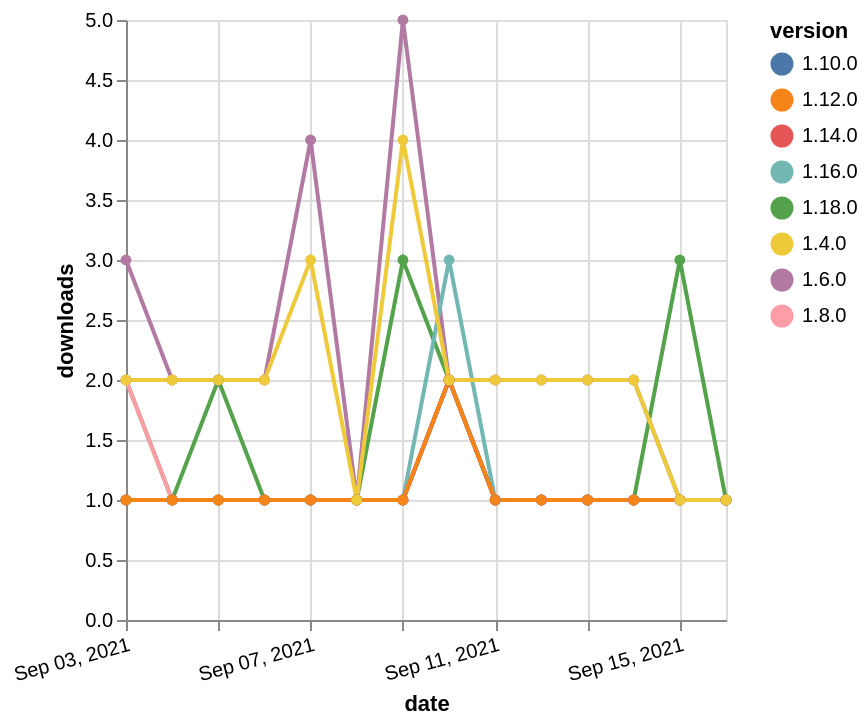

Vega-Lite specification stored for this chart:
### Vega-Lite specification from a JSON file in a GitHub repository (floating-point values rounded to 4 significant figures)
{"$schema": "https://vega.github.io/schema/vega-lite/v5.json", "description": "A simple bar chart with embedded data.", "data": {"values": [{"date": "2021-09-03", "total": 2462, "delta": 3, "version": "1.6.0"}, {"date": "2021-09-04", "total": 2464, "delta": 2, "version": "1.6.0"}, {"date": "2021-09-05", "total": 2466, "delta": 2, "version": "1.6.0"}, {"date": "2021-09-06", "total": 2468, "delta": 2, "version": "1.6.0"}, {"date": "2021-09-07", "total": 2472, "delta": 4, "version": "1.6.0"}, {"date": "2021-09-08", "total": 2473, "delta": 1, "version": "1.6.0"}, {"date": "2021-09-09", "total": 2478, "delta": 5, "version": "1.6.0"}, {"date": "2021-09-10", "total": 2480, "delta": 2, "version": "1.6.0"}, {"date": "2021-09-11", "total": 2482, "delta": 2, "version": "1.6.0"}, {"date": "2021-09-12", "total": 2484, "delta": 2, "version": "1.6.0"}, {"date": "2021-09-13", "total": 2486, "delta": 2, "version": "1.6.0"}, {"date": "2021-09-14", "total": 2488, "delta": 2, "version": "1.6.0"}, {"date": "2021-09-15", "total": 2489, "delta": 1, "version": "1.6.0"}, {"date": "2021-09-16", "total": 2490, "delta": 1, "version": "1.6.0"}, {"date": "2021-09-03", "total": 128, "delta": 2, "version": "1.18.0"}, {"date": "2021-09-04", "total": 129, "delta": 1, "version": "1.18.0"}, {"date": "2021-09-05", "total": 131, "delta": 2, "version": "1.18.0"}, {"date": "2021-09-06", "total": 132, "delta": 1, "version": "1.18.0"}, {"date": "2021-09-07", "total": 133, "delta": 1, "version": "1.18.0"}, {"date": "2021-09-08", "total": 134, "delta": 1, "version": "1.18.0"}, {"date": "2021-09-09", "total": 137, "delta": 3, "version": "1.18.0"}, {"date": "2021-09-10", "total": 139, "delta": 2, "version": "1.18.0"}, {"date": "2021-09-11", "total": 140, "delta": 1, "version": "1.18.0"}, {"date": "2021-09-12", "total": 141, "delta": 1, "version": "1.18.0"}, {"date": "2021-09-13", "total": 142, "delta": 1, "version": "1.18.0"}, {"date": "2021-09-14", "total": 143, "delta": 1, "version": "1.18.0"}, {"date": "2021-09-15", "total": 146, "delta": 3, "version": "1.18.0"}, {"date": "2021-09-16", "total": 147, "delta": 1, "version": "1.18.0"}, {"date": "2021-09-03", "total": 257, "delta": 2, "version": "1.8.0"}, {"date": "2021-09-04", "total": 258, "delta": 1, "version": "1.8.0"}, {"date": "2021-09-05", "total": 259, "delta": 1, "version": "1.8.0"}, {"date": "2021-09-06", "total": 260, "delta": 1, "version": "1.8.0"}, {"date": "2021-09-07", "total": 261, "delta": 1, "version": "1.8.0"}, {"date": "2021-09-08", "total": 262, "delta": 1, "version": "1.8.0"}, {"date": "2021-09-09", "total": 263, "delta": 1, "version": "1.8.0"}, {"date": "2021-09-10", "total": 265, "delta": 2, "version": "1.8.0"}, {"date": "2021-09-11", "total": 266, "delta": 1, "version": "1.8.0"}, {"date": "2021-09-12", "total": 267, "delta": 1, "version": "1.8.0"}, {"date": "2021-09-13", "total": 268, "delta": 1, "version": "1.8.0"}, {"date": "2021-09-14", "total": 269, "delta": 1, "version": "1.8.0"}, {"date": "2021-09-15", "total": 270, "delta": 1, "version": "1.8.0"}, {"date": "2021-09-16", "total": 271, "delta": 1, "version": "1.8.0"}, {"date": "2021-09-03", "total": 195, "delta": 1, "version": "1.10.0"}, {"date": "2021-09-04", "total": 196, "delta": 1, "version": "1.10.0"}, {"date": "2021-09-05", "total": 197, "delta": 1, "version": "1.10.0"}, {"date": "2021-09-06", "total": 198, "delta": 1, "version": "1.10.0"}, {"date": "2021-09-07", "total": 199, "delta": 1, "version": "1.10.0"}, {"date": "2021-09-08", "total": 200, "delta": 1, "version": "1.10.0"}, {"date": "2021-09-09", "total": 201, "delta": 1, "version": "1.10.0"}, {"date": "2021-09-10", "total": 203, "delta": 2, "version": "1.10.0"}, {"date": "2021-09-11", "total": 204, "delta": 1, "version": "1.10.0"}, {"date": "2021-09-12", "total": 205, "delta": 1, "version": "1.10.0"}, {"date": "2021-09-13", "total": 206, "delta": 1, "version": "1.10.0"}, {"date": "2021-09-14", "total": 207, "delta": 1, "version": "1.10.0"}, {"date": "2021-09-15", "total": 208, "delta": 1, "version": "1.10.0"}, {"date": "2021-09-16", "total": 209, "delta": 1, "version": "1.10.0"}, {"date": "2021-09-03", "total": 202, "delta": 1, "version": "1.16.0"}, {"date": "2021-09-04", "total": 203, "delta": 1, "version": "1.16.0"}, {"date": "2021-09-05", "total": 204, "delta": 1, "version": "1.16.0"}, {"date": "2021-09-06", "total": 205, "delta": 1, "version": "1.16.0"}, {"date": "2021-09-07", "total": 206, "delta": 1, "version": "1.16.0"}, {"date": "2021-09-08", "total": 207, "delta": 1, "version": "1.16.0"}, {"date": "2021-09-09", "total": 208, "delta": 1, "version": "1.16.0"}, {"date": "2021-09-10", "total": 211, "delta": 3, "version": "1.16.0"}, {"date": "2021-09-11", "total": 212, "delta": 1, "version": "1.16.0"}, {"date": "2021-09-12", "total": 213, "delta": 1, "version": "1.16.0"}, {"date": "2021-09-13", "total": 214, "delta": 1, "version": "1.16.0"}, {"date": "2021-09-14", "total": 215, "delta": 1, "version": "1.16.0"}, {"date": "2021-09-15", "total": 216, "delta": 1, "version": "1.16.0"}, {"date": "2021-09-16", "total": 217, "delta": 1, "version": "1.16.0"}, {"date": "2021-09-03", "total": 158, "delta": 1, "version": "1.14.0"}, {"date": "2021-09-04", "total": 159, "delta": 1, "version": "1.14.0"}, {"date": "2021-09-05", "total": 160, "delta": 1, "version": "1.14.0"}, {"date": "2021-09-06", "total": 161, "delta": 1, "version": "1.14.0"}, {"date": "2021-09-07", "total": 162, "delta": 1, "version": "1.14.0"}, {"date": "2021-09-08", "total": 163, "delta": 1, "version": "1.14.0"}, {"date": "2021-09-09", "total": 164, "delta": 1, "version": "1.14.0"}, {"date": "2021-09-10", "total": 166, "delta": 2, "version": "1.14.0"}, {"date": "2021-09-11", "total": 167, "delta": 1, "version": "1.14.0"}, {"date": "2021-09-12", "total": 168, "delta": 1, "version": "1.14.0"}, {"date": "2021-09-13", "total": 169, "delta": 1, "version": "1.14.0"}, {"date": "2021-09-14", "total": 170, "delta": 1, "version": "1.14.0"}, {"date": "2021-09-15", "total": 171, "delta": 1, "version": "1.14.0"}, {"date": "2021-09-16", "total": 172, "delta": 1, "version": "1.14.0"}, {"date": "2021-09-03", "total": 185, "delta": 1, "version": "1.12.0"}, {"date": "2021-09-04", "total": 186, "delta": 1, "version": "1.12.0"}, {"date": "2021-09-05", "total": 187, "delta": 1, "version": "1.12.0"}, {"date": "2021-09-06", "total": 188, "delta": 1, "version": "1.12.0"}, {"date": "2021-09-07", "total": 189, "delta": 1, "version": "1.12.0"}, {"date": "2021-09-08", "total": 190, "delta": 1, "version": "1.12.0"}, {"date": "2021-09-09", "total": 191, "delta": 1, "version": "1.12.0"}, {"date": "2021-09-10", "total": 193, "delta": 2, "version": "1.12.0"}, {"date": "2021-09-11", "total": 194, "delta": 1, "version": "1.12.0"}, {"date": "2021-09-12", "total": 195, "delta": 1, "version": "1.12.0"}, {"date": "2021-09-13", "total": 196, "delta": 1, "version": "1.12.0"}, {"date": "2021-09-14", "total": 197, "delta": 1, "version": "1.12.0"}, {"date": "2021-09-15", "total": 198, "delta": 1, "version": "1.12.0"}, {"date": "2021-09-16", "total": 199, "delta": 1, "version": "1.12.0"}, {"date": "2021-09-03", "total": 2310, "delta": 2, "version": "1.4.0"}, {"date": "2021-09-04", "total": 2312, "delta": 2, "version": "1.4.0"}, {"date": "2021-09-05", "total": 2314, "delta": 2, "version": "1.4.0"}, {"date": "2021-09-06", "total": 2316, "delta": 2, "version": "1.4.0"}, {"date": "2021-09-07", "total": 2319, "delta": 3, "version": "1.4.0"}, {"date": "2021-09-08", "total": 2320, "delta": 1, "version": "1.4.0"}, {"date": "2021-09-09", "total": 2324, "delta": 4, "version": "1.4.0"}, {"date": "2021-09-10", "total": 2326, "delta": 2, "version": "1.4.0"}, {"date": "2021-09-11", "total": 2328, "delta": 2, "version": "1.4.0"}, {"date": "2021-09-12", "total": 2330, "delta": 2, "version": "1.4.0"}, {"date": "2021-09-13", "total": 2332, "delta": 2, "version": "1.4.0"}, {"date": "2021-09-14", "total": 2334, "delta": 2, "version": "1.4.0"}, {"date": "2021-09-15", "total": 2335, "delta": 1, "version": "1.4.0"}, {"date": "2021-09-16", "total": 2336, "delta": 1, "version": "1.4.0"}]}, "width": "container", "mark": {"type": "line", "point": {"filled": true}}, "encoding": {"x": {"field": "date", "type": "temporal", "timeUnit": "yearmonthdate", "title": "date", "axis": {"labelAngle": -15}}, "y": {"field": "delta", "type": "quantitative", "title": "downloads"}, "color": {"field": "version", "type": "nominal"}, "tooltip": {"field": "delta"}}}
